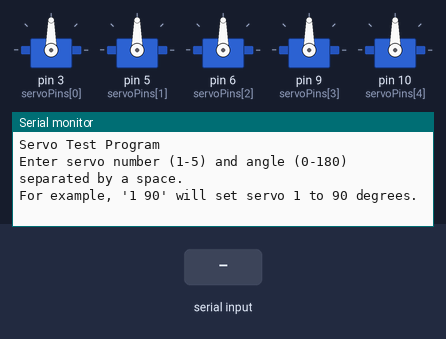
A sketch run on a simulated Arduino Uno, built with avr-gcc and run on an emulated ATmega328P. On the bench: 5 × servo, the last lines printed to the serial monitor. The test bench sets the inputs (shaded band).

Above: at 1.2 s.
1.3 s: "90 45\n" received over Serial
At 1.9 s:
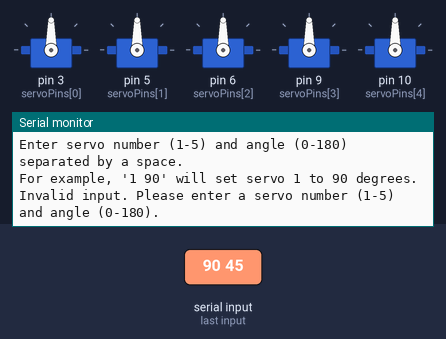
2.8 s: "1 90\n" received over Serial
At 4.2 s:
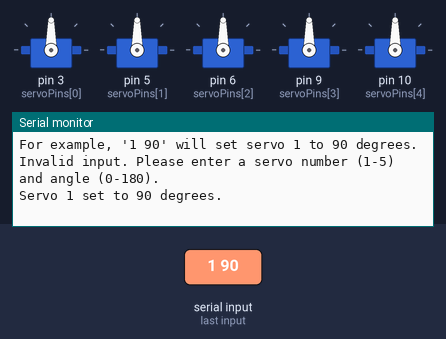

The sketch:

Test_Sensor.ino
```cpp
#include <Servo.h>

// Define the servo pins
const int servoPins[] = {3, 5, 6, 9, 10};
Servo servos[5];  // Create an array of Servo objects

void setup() {
  Serial.begin(9600);  // Initialize serial communication at 9600 bps

  // Attach servos to their respective pins
  for (int i = 0; i < 5; i++) {
    servos[i].attach(servoPins[i]);
  }

  Serial.println("Servo Test Program");
  Serial.println("Enter servo number (1-5) and angle (0-180) separated by a space.");
  Serial.println("For example, '1 90' will set servo 1 to 90 degrees.");
}

void loop() {
  if (Serial.available() > 0) {
    // Read the input from the serial monitor
    String input = Serial.readStringUntil('\n');
    input.trim(); // Remove any leading or trailing whitespace

    // Split the input into two parts: servo number and angle
    int spaceIndex = input.indexOf(' ');
    if (spaceIndex > 0) {
      String servoNumStr = input.substring(0, spaceIndex);
      String angleStr = input.substring(spaceIndex + 1);

      int servoNum = servoNumStr.toInt();
      int angle = angleStr.toInt();

      // Validate the servo number and angle
      if (servoNum >= 1 && servoNum <= 5 && angle >= 0 && angle <= 180) {
        // Set the corresponding servo to the specified angle
        servos[servoNum - 1].write(angle);
        Serial.print("Servo ");
        Serial.print(servoNum);
        Serial.print(" set to ");
        Serial.print(angle);
        Serial.println(" degrees.");
      } else {
        Serial.println("Invalid input. Please enter a servo number (1-5) and angle (0-180).");
      }
    } else {
      Serial.println("Invalid input. Please enter a servo number (1-5) and angle (0-180).");
    }
  }
}
```

Measured:
- after the input at 1.3 s, the serial monitor: prints a new line at once (image 1)
- after the input at 2.8 s, the serial monitor: prints a new line at once (image 2)
